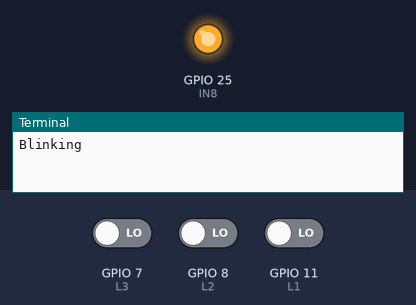
This program was run on a simulated Raspberry Pi (BCM pin numbers). Shown: output pins drawn as LEDs (lit = HIGH), the last lines printed to the terminal. The test bench sets the inputs (shaded band); at power-on: GPIO 7 (L3) LOW, GPIO 8 (L2) LOW, GPIO 11 (L1) LOW. At 25.0 s the program stops and its outputs stay as they are.

Above: at 0.1 s.
At 25.1 s:
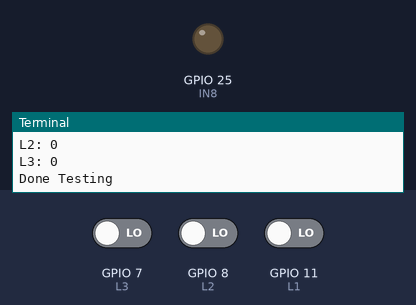
Timing chart, 0 to 26.5 s (numbered marks = the images above):
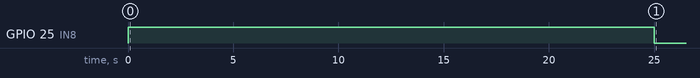

The program:

pintest.py
```python
IN1=3
IN2=18
IN3=27
IN4=22

IN5=23
IN6=10
IN7=9
IN8=25

L1=11
L2=8
L3=7

import RPi.GPIO as GPIO
import time

pinTest=IN8

GPIO.setmode(GPIO.BCM)
GPIO.setup(pinTest, GPIO.OUT)
GPIO.setup(L1, GPIO.IN, pull_up_down=GPIO.PUD_DOWN)
GPIO.setup(L2, GPIO.IN, pull_up_down=GPIO.PUD_DOWN)
GPIO.setup(L3, GPIO.IN, pull_up_down=GPIO.PUD_DOWN)

try:
    for i in range(0,25):
        print("Blinking")
        GPIO.output(IN8,1)
        time.sleep(1)
        print("L1: {}".format(GPIO.input(L1)))
        print("L2: {}".format(GPIO.input(L2)))
        print("L3: {}".format(GPIO.input(L3)))
except:
    pass

GPIO.output(pinTest, GPIO.LOW)
GPIO.cleanup()
print("Done Testing")
```
